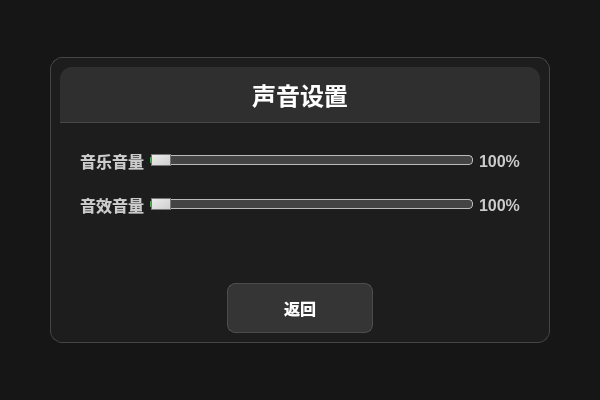
<?xml version="1.0" encoding="UTF-8"?>
<ui version="4.0">
 <class>Settings</class>
 <widget class="QWidget" name="Settings">
  <property name="geometry">
   <rect>
    <x>0</x>
    <y>0</y>
    <width>600</width>
    <height>400</height>
   </rect>
  </property>
  <property name="windowTitle">
   <string>设置</string>
  </property>
  <property name="styleSheet">
   <string notr="true">/* 全局背景 */
QWidget#Settings {
    background-color: rgba(0, 0, 0, 180);
}

/* 面板 */
QFrame#mainFrame {
    background-color: rgba(30, 30, 30, 230);
    border: 1px solid rgba(80, 80, 80, 200);
    border-radius: 12px;
}

/* 标题 */
QLabel#titleLabel {
    color: white;
    font-size: 24px;
    font-weight: bold;
    padding: 10px;
    background-color: rgba(50, 50, 50, 220);
    border-bottom: 1px solid rgba(80, 80, 80, 200);
    border-top-left-radius: 12px;
    border-top-right-radius: 12px;
}

/* 普通标签 */
QLabel {
    color: #cccccc;
    font-size: 16px;
    font-weight: bold;
}

/* 滑块 */
QSlider::groove:horizontal {
    border: 1px solid #bbb;
    background: #444;
    height: 8px;
    border-radius: 4px;
}

QSlider::handle:horizontal {
    background: qlineargradient(x1:0, y1:0, x2:1, y2:1, stop:0 #eee, stop:1 #ccc);
    border: 1px solid #777;
    width: 18px;
    margin: -2px 0;
    border-radius: 9px;
}

QSlider::sub-page:horizontal {
    background: #4CAF50;
    border: 1px solid #4CAF50;
    height: 10px;
    border-radius: 4px;
}

/* 按钮 */
QPushButton {
    background-color: rgba(60, 60, 60, 200);
    border: 1px solid rgba(100, 100, 100, 150);
    border-radius: 8px;
    color: white;
    font-size: 16px;
    font-weight: bold;
    padding: 12px;
    min-width: 120px;
}

QPushButton:hover {
    background-color: rgba(85, 85, 85, 220);
    border-color: rgba(150, 150, 150, 200);
}

QPushButton:pressed {
    background-color: rgba(40, 40, 40, 240);
}</string>
  </property>
  <layout class="QVBoxLayout" name="verticalLayout_2">
   <item alignment="Qt::AlignHCenter|Qt::AlignVCenter">
    <widget class="QFrame" name="mainFrame">
     <property name="minimumSize">
      <size>
       <width>500</width>
       <height>0</height>
      </size>
     </property>
     <property name="maximumSize">
      <size>
       <width>500</width>
       <height>16777215</height>
      </size>
     </property>
     <property name="frameShape">
      <enum>QFrame::StyledPanel</enum>
     </property>
     <property name="frameShadow">
      <enum>QFrame::Raised</enum>
     </property>
     <layout class="QVBoxLayout" name="verticalLayout">
      <item>
       <widget class="QLabel" name="titleLabel">
        <property name="text">
         <string>声音设置</string>
        </property>
        <property name="alignment">
         <set>Qt::AlignCenter</set>
        </property>
       </widget>
      </item>
      <item>
       <layout class="QGridLayout" name="gridLayout">
        <property name="leftMargin">
         <number>20</number>
        </property>
        <property name="topMargin">
         <number>20</number>
        </property>
        <property name="rightMargin">
         <number>20</number>
        </property>
        <property name="bottomMargin">
         <number>20</number>
        </property>
        <property name="verticalSpacing">
         <number>20</number>
        </property>
        <item row="0" column="0">
         <widget class="QLabel" name="musicLabel">
          <property name="text">
           <string>音乐音量</string>
          </property>
         </widget>
        </item>
        <item row="0" column="1">
         <widget class="QSlider" name="musicSlider">
          <property name="maximum">
           <number>100</number>
          </property>
          <property name="orientation">
           <enum>Qt::Horizontal</enum>
          </property>
         </widget>
        </item>
        <item row="0" column="2">
         <widget class="QLabel" name="musicValueLabel">
          <property name="minimumSize">
           <size>
            <width>40</width>
            <height>0</height>
           </size>
          </property>
          <property name="text">
           <string>100%</string>
          </property>
         </widget>
        </item>
        <item row="1" column="0">
         <widget class="QLabel" name="sfxLabel">
          <property name="text">
           <string>音效音量</string>
          </property>
         </widget>
        </item>
        <item row="1" column="1">
         <widget class="QSlider" name="sfxSlider">
          <property name="maximum">
           <number>100</number>
          </property>
          <property name="orientation">
           <enum>Qt::Horizontal</enum>
          </property>
         </widget>
        </item>
        <item row="1" column="2">
         <widget class="QLabel" name="sfxValueLabel">
          <property name="text">
           <string>100%</string>
          </property>
         </widget>
        </item>
       </layout>
      </item>
      <item>
       <spacer name="verticalSpacer">
        <property name="orientation">
         <enum>Qt::Vertical</enum>
        </property>
        <property name="sizeHint" stdset="0">
         <size>
          <width>20</width>
          <height>40</height>
         </size>
        </property>
       </spacer>
      </item>
      <item alignment="Qt::AlignHCenter">
       <widget class="QPushButton" name="backButton">
        <property name="text">
         <string>返回</string>
        </property>
       </widget>
      </item>
     </layout>
    </widget>
   </item>
  </layout>
 </widget>
 <resources/>
 <connections/>
</ui>
